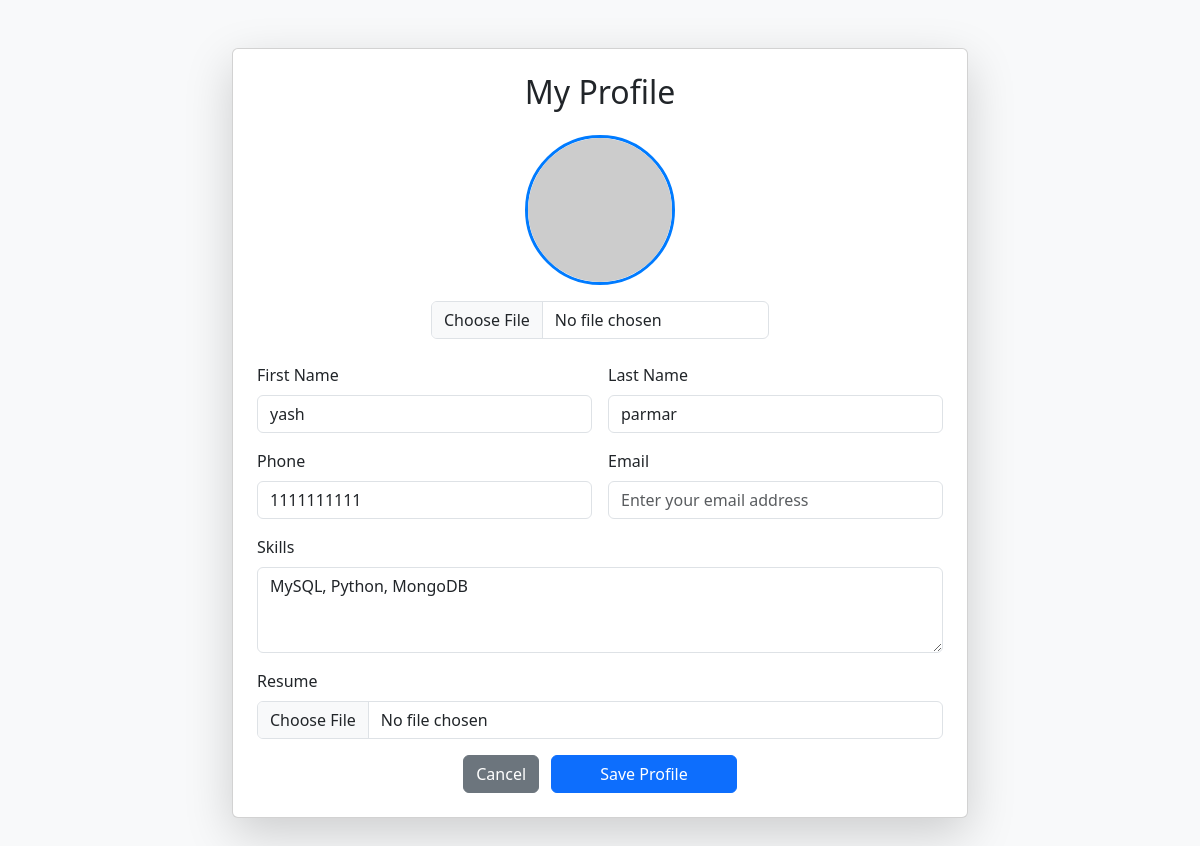
Page /profile/edit/ (signed in) on the committed database.
### accounts/models.py (models this page shows, shortened)
class UserProfile(models.Model):
    user = models.OneToOneField(User, on_delete=models.CASCADE)
    first_name = models.CharField(max_length=100, blank=True)
    last_name = models.CharField(max_length=100, blank=True)
    phone = models.CharField(max_length=15, blank=True)
    email = models.EmailField(blank=True)
    profile_picture = models.ImageField(upload_to=user_directory_path, blank=True, null=True)
    resume = models.FileField(upload_to=user_directory_path, blank=True, null=True)
    skills = models.TextField(blank=True)  # Comma-separated list like "ReactJS,Python"
    created_at = models.DateTimeField(auto_now_add=True)
    dateofbirth = models.DateField(blank=True, null=True)
    class Meta:
        get_latest_by = 'created_at'

### accounts/views.py (the view)
# urls.py: path('profile/edit/', profile_edit, name='profile_edit'),
@login_required
def profile_edit(request):
    try:
        profile = request.user.userprofile
    except UserProfile.DoesNotExist:
        profile = UserProfile(user=request.user)
    if request.method == 'POST':
        print(request.POST)
        form = UserProfileForm(request.POST, request.FILES, instance=profile)
        if form.is_valid():
            form.save()
            messages.success(request, 'Profile updated successfully!')
            return redirect('profile_view')
        else:
            messages.error(request, 'Please correct the errors below.')
    else:
        form = UserProfileForm(instance=profile)
    context = {
        'form': form,
        'profile': profile
    }
    return render(request, 'accounts/profile_edit.html', context)

### templates/accounts/profile_edit.html (shortened to what this page needs)
<!DOCTYPE html>
<html lang="en">
<head>
    <link href="https://cdn.jsdelivr.net/npm/bootstrap@5.3.0/dist/css/bootstrap.min.css" rel="stylesheet">
</head>
<body class="bg-light">
    <div class="container py-5">
        <div class="row justify-content-center">
            <div class="col-md-8">
                <div class="card shadow-lg p-4">
                    <h2 class="text-center mb-4">My Profile</h2>
                    <form id="profileForm" method="POST" enctype="multipart/form-data">
                        <div class="text-center w-70 mx-auto d-flex flex-column align-items-center justify-content-center mb-3">
                            <img
                                src="{% if profile.profile_picture %}{{ profile.profile_picture.url }}{% else %}https://via.placeholder.com/150{% endif %}"
                                class="profile-pic mb-3"
                                id="profilePreview"
                            />
                            <div class="mb-2 w-60">
                                <input
                                    type="file"
                                    class="form-control"
                                    id="profileImage"
                                    name="profile_picture"
                                    accept="image/*"
                                />
                            </div>
                        </div>
                        <div class="row g-3">
                            <div class="col-md-6">
                                <label for="{{ form.first_name.id_for_label }}" class="form-label">First Name</label>
                                {{ form.first_name }}
                            </div>
                            <div class="col-md-6">
                                <label for="{{ form.last_name.id_for_label }}" class="form-label">Last Name</label>
                                {{ form.last_name }}
                            </div>
                            <div class="col-md-6">
                                <label for="{{ form.phone.id_for_label }}" class="form-label">Phone</label>
                                {{ form.phone }}
                            </div>
                            <div class="col-md-6">
                                <label for="{{ form.email.id_for_label }}" class="form-label">Email</label>
                                {{ form.email }}
                            </div>
                            <div class="col-12">
                                <label for="{{ form.skills.id_for_label }}" class="form-label">Skills</label>
                                {{ form.skills }}
                            </div>
                            <div class="col-12">
                                <label for="{{ form.resume.id_for_label }}" class="form-label">Resume</label>
                                {{ form.resume }}
                            </div>
                            <div class="col-12 mt-3 text-center">
                                <a href="{% url 'profile_view' %}" class="btn btn-secondary me-2">Cancel</a>
                                <button type="submit" class="btn btn-primary px-5">Save Profile</button>
                            </div>
                        </div>
                    </form>
                </div>
            </div>
        </div>
    </div>
</body>
</html>

### templates/accounts/profile_edit.html (style rules this page uses)
.profile-pic { width: 150px; height: 150px; object-fit: cover; border-radius: 50%; border: 3px solid #007bff; }

### rows in the picture
UserProfile: first_name "yash", last_name "parmar", phone "1111111111", skills "MySQL, Python, MongoDB"
